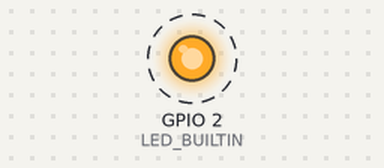
Recording of a sketch running on a simulated ESP32. Shown: output pins drawn as LEDs (lit = HIGH). Dashed ring = blinking.

Above: at 0.05 s.
Timing chart, 0 to 3.0 s (numbered marks = the images above):
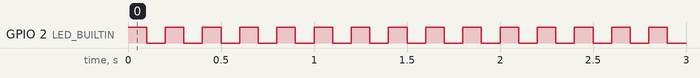

Measured:
- by itself, GPIO 2 (LED_BUILTIN): alternates HIGH for 0.10 s and LOW for 0.10 s

The sketch:

Blink.ino
```cpp
/*
  Blink Sketch

  Turns an LED on for one second, then off for one second, repeatedly.

  The built in blue LED on an ESP32 board is on IO2, GPIO2

  Constants must be defined before they are used or a compiler error will result e.g. line 10
  Constants are not variables and can not be changed by the program
  So declaring a fixed value using e.g. INT LED_BUILTIN = 2

*/
#define LED_BUILTIN 2

// the setup function runs once when you press reset or power the board
void setup() {
  // initialize digital pin LED_BUILTIN as an output.
  pinMode(LED_BUILTIN, OUTPUT);
}

// the loop function runs over and over again forever
void loop() {
  digitalWrite(LED_BUILTIN, HIGH);   // turn the LED on (HIGH is the voltage level)
  delay(100);                       // wait for a second
  digitalWrite(LED_BUILTIN, LOW);    // turn the LED off by making the voltage LOW
  delay(100);                       // wait for a second
}
```
